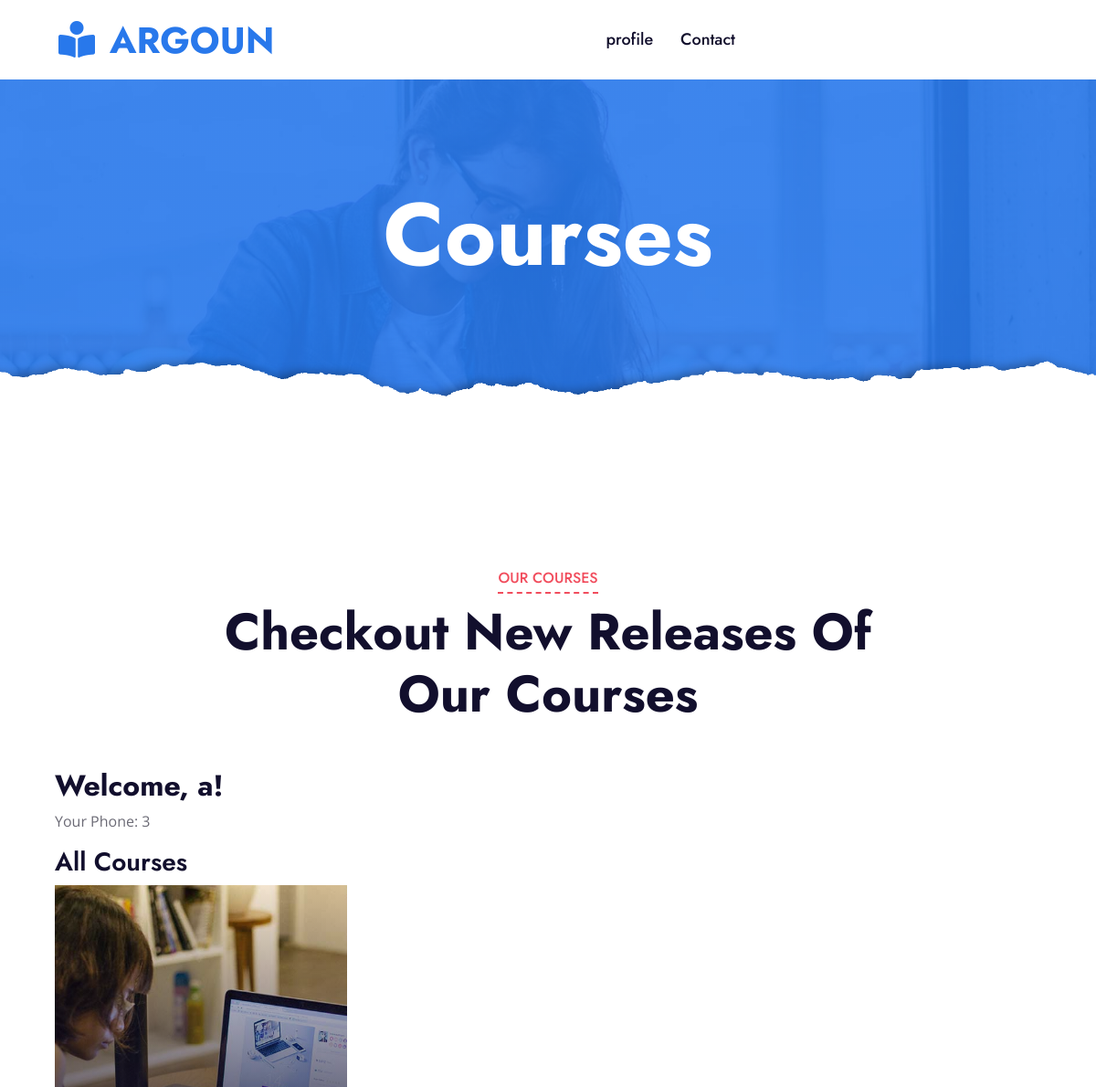
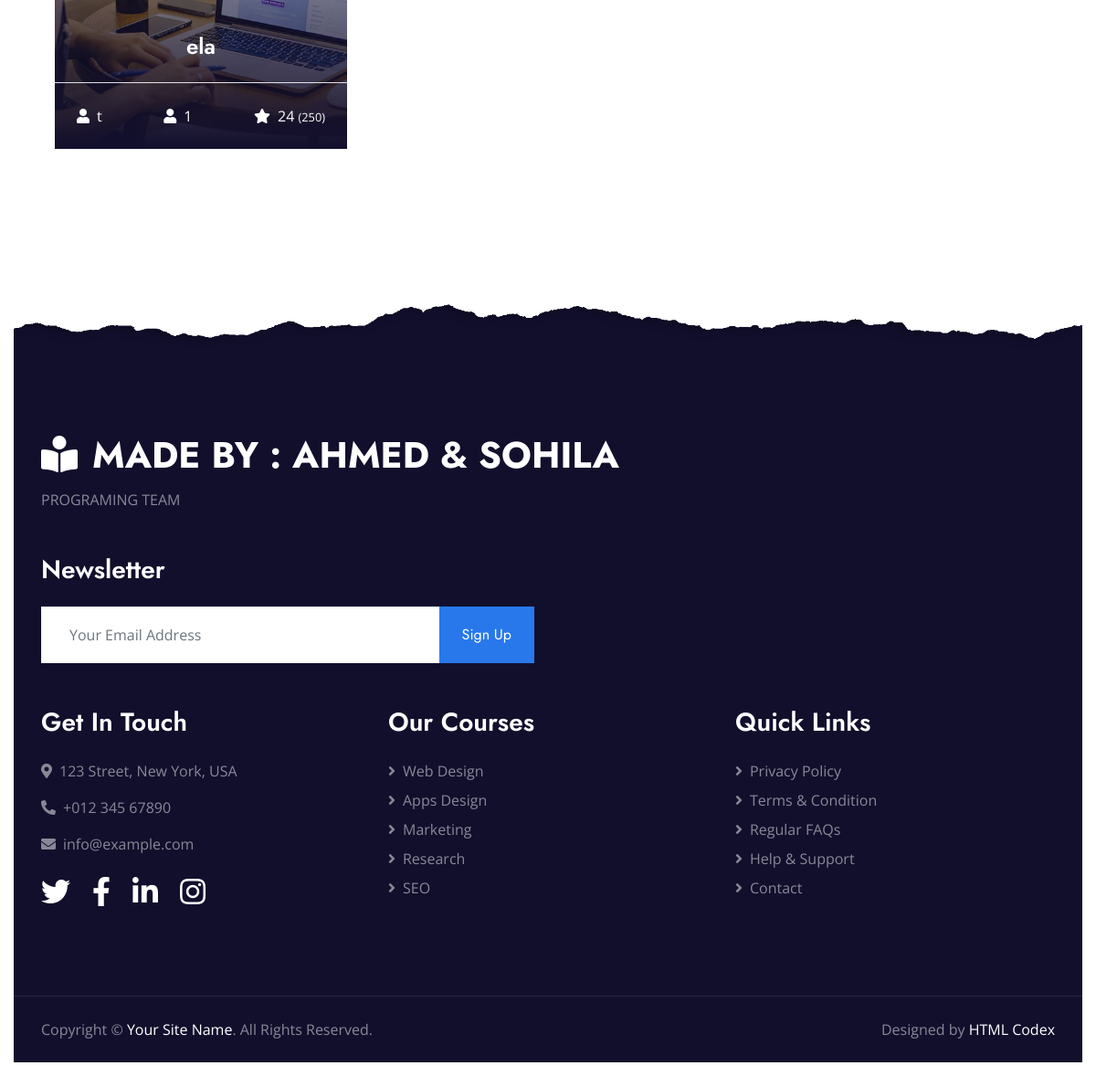
The app's page /course (signed in) with its own data (2 pictures, top to bottom).
### main.py (models this page shows)
    class Courses(db.Model):
        id = db.Column(db.Integer, primary_key=True)
        course_name = db.Column(db.String(1000))
        teacher_name = db.Column(db.String(100))
        teacher_phone = db.Column(db.String(100))
        course_price = db.Column(db.Integer)
        rate = db.Column(db.String(100))
        course_sample = db.Column(db.String(100))
        status = db.Column(db.String(100))
        users = db.relationship('User', secondary=user_course_association, back_populates='courses')

### main.py (the view)
@app.route("/course")
def course():
    user_id = session.get('user_id')
    user_name = session.get('user_name')
    user_phone = session.get('user_phone')
    all_courses = Courses.query.all()
    return render_template("course.html", user_id=user_id, user_name=user_name, user_phone=user_phone, all_courses=all_courses)

### templates/course.html (shortened to what this page needs)
<!DOCTYPE html>
<html lang="en">
<head>
    <link href="https://cdnjs.cloudflare.com/ajax/libs/font-awesome/5.10.0/css/all.min.css" rel="stylesheet">
    <link href="lib/owlcarousel/assets/owl.carousel.min.css" rel="stylesheet">
    <link href="../static/css/style.css" rel="stylesheet">
</head>
<body>
    <div class="container-fluid p-0">
        <nav class="navbar navbar-expand-lg bg-white navbar-light py-3 py-lg-0 px-lg-5">
            <a href="/" class="navbar-brand ml-lg-3">
                <h1 class="m-0 text-uppercase text-primary"><i class="fa fa-book-reader mr-3"></i>Argoun</h1>
            </a>
            <div class="collapse navbar-collapse justify-content-between px-lg-3" id="navbarCollapse">
                <div class="navbar-nav mx-auto py-0">
                    <a href="/profile" class="nav-item nav-link">profile</a>
                    <a href="/contact" class="nav-item nav-link">Contact</a>
                </div>
            </div>
        </nav>
    </div>
    <div class="jumbotron jumbotron-fluid page-header position-relative overlay-bottom" style="margin-bottom: 90px;">
        <div class="container text-center py-5">
            <h1 class="text-white display-1">Courses</h1>
        </div>
    </div>
    <div class="container-fluid py-5">
        <div class="container py-5">
            <div class="row mx-0 justify-content-center">
                <div class="col-lg-8">
                    <div class="section-title text-center position-relative mb-5">
                        <h6 class="d-inline-block position-relative text-secondary text-uppercase pb-2">Our Courses</h6>
                        <h1 class="display-4">Checkout New Releases Of Our Courses</h1>
                    </div>
                </div>
            </div>
            <div class="row">
                <div class="col-lg-4 col-md-6 pb-4">
{% block content %}
   <div class="container">
       <h2>Welcome, {{ user_name }}!</h2>
       <p>Your Phone: {{ user_phone }}</p>
       <h3>All Courses</h3>
       <div class="courses-list">
           {% for course in all_courses %}
               <a class="courses-list-item position-relative d-block overflow-hidden mb-2" href="/detail/{{ course.id }}">
                   <img class="img-fluid" src="../static/img/courses-1.jpg" alt="">
                   <div class="courses-text">
                       <h4 class="text-center text-white px-3">{{ course.course_name }}</h4>
                       <div class="border-top w-100 mt-3">
                           <div class="d-flex justify-content-between p-4">
                               <span class="text-white"><i class="fa fa-user mr-2"></i>{{ course.teacher_name }}</span>
                               <span class="text-white"><i class="fa fa-user mr-2"></i>{{ course.id }}</span>
                               <span class="text-white"><i class="fa fa-star mr-2"></i>{{ course.course_price }}
                                   <small>(250)</small></span>
                           </div>
                       </div>
                   </div>
               </a>
           {% endfor %}
       </div>
   </div>
{% endblock %}
            </div>
        </div>
    </div>
    <div class="container-fluid position-relative overlay-top bg-dark text-white-50 py-5" style="margin-top: 90px;">
        <div class="container mt-5 pt-5">
            <div class="row">
                <div class="col-md-8 mb-5">
                    <a href="index.html" class="navbar-brand">
                        <h1 class="mt-n2 text-uppercase text-white"><i class="fa fa-book-reader mr-3"></i>MADE BY : AHMED & SOHILA </h1>
                    </a>
                    <p class="m-0">PROGRAMING TEAM             </p>
                </div>
                <div class="col-md-6 mb-5">
                    <h3 class="text-white mb-4">Newsletter</h3>
                    <div class="w-100">
                        <div class="input-group">
                            <input type="text" class="form-control border-light" style="padding: 30px;" placeholder="Your Email Address">
                            <div class="input-group-append">
                                <button class="btn btn-primary px-4">Sign Up</button>
                            </div>
                        </div>
                    </div>
                </div>
            </div>
            <div class="row">
                <div class="col-md-4 mb-5">
                    <h3 class="text-white mb-4">Get In Touch</h3>
                    <p><i class="fa fa-map-marker-alt mr-2"></i>123 Street, New York, USA</p>
                    <p><i class="fa fa-phone-alt mr-2"></i>+012 345 67890</p>
                    <p><i class="fa fa-envelope mr-2"></i>info@example.com</p>
                    <div class="d-flex justify-content-start mt-4">
                        <a class="text-white mr-4" href="#"><i class="fab fa-2x fa-twitter"></i></a>
                        <a class="text-white mr-4" href="#"><i class="fab fa-2x fa-facebook-f"></i></a>
                        <a class="text-white mr-4" href="#"><i class="fab fa-2x fa-linkedin-in"></i></a>
                        <a class="text-white" href="#"><i class="fab fa-2x fa-instagram"></i></a>
                    </div>
                </div>
                <div class="col-md-4 mb-5">
                    <h3 class="text-white mb-4">Our Courses</h3>
                    <div class="d-flex flex-column justify-content-start">
                        <a class="text-white-50 mb-2" href="#"><i class="fa fa-angle-right mr-2"></i>Web Design</a>
                        <a class="text-white-50 mb-2" href="#"><i class="fa fa-angle-right mr-2"></i>Apps Design</a>
                        <a class="text-white-50 mb-2" href="#"><i class="fa fa-angle-right mr-2"></i>Marketing</a>
                        <a class="text-white-50 mb-2" href="#"><i class="fa fa-angle-right mr-2"></i>Research</a>
                        <a class="text-white-50" href="#"><i class="fa fa-angle-right mr-2"></i>SEO</a>
                    </div>
                </div>
                <div class="col-md-4 mb-5">
                    <h3 class="text-white mb-4">Quick Links</h3>
                    <div class="d-flex flex-column justify-content-start">
                        <a class="text-white-50 mb-2" href="#"><i class="fa fa-angle-right mr-2"></i>Privacy Policy</a>
                        <a class="text-white-50 mb-2" href="#"><i class="fa fa-angle-right mr-2"></i>Terms & Condition</a>
                        <a class="text-white-50 mb-2" href="#"><i class="fa fa-angle-right mr-2"></i>Regular FAQs</a>
                        <a class="text-white-50 mb-2" href="#"><i class="fa fa-angle-right mr-2"></i>Help & Support</a>
                        <a class="text-white-50" href="#"><i class="fa fa-angle-right mr-2"></i>Contact</a>
                    </div>
                </div>
            </div>
        </div>
    </div>
    <div class="container-fluid bg-dark text-white-50 border-top py-4" style="border-color: rgba(256, 256, 256, .1) !important;">
        <div class="container">
            <div class="row">
                <div class="col-md-6 text-center text-md-left mb-3 mb-md-0">
                    <p class="m-0">Copyright &copy; <a class="text-white" href="#">Your Site Name</a>. All Rights Reserved.
                    </p>
                </div>
                <div class="col-md-6 text-center text-md-right">
                    <p class="m-0">Designed by <a class="text-white" href="https://htmlcodex.com">HTML Codex</a>
                    </p>
                </div>
            </div>
        </div>
    </div>
</body>
</html>

### records on screen
Courses: course_name "ela", teacher_name "t", id "1", course_price "24"

### other values on screen
{{ user_name }} "a"
{{ user_phone }} "3"
